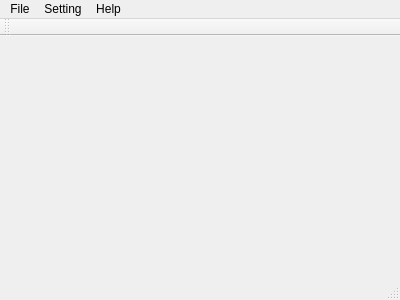
<?xml version="1.0" encoding="UTF-8"?>
<ui version="4.0">
 <class>MainWindow</class>
 <widget class="QMainWindow" name="MainWindow">
  <property name="geometry">
   <rect>
    <x>0</x>
    <y>0</y>
    <width>400</width>
    <height>300</height>
   </rect>
  </property>
  <property name="windowTitle">
   <string>MainWindow</string>
  </property>
  <widget class="QWidget" name="centralWidget"/>
  <widget class="QMenuBar" name="menuBar">
   <property name="geometry">
    <rect>
     <x>0</x>
     <y>0</y>
     <width>400</width>
     <height>23</height>
    </rect>
   </property>
   <widget class="QMenu" name="menuFile">
    <property name="title">
     <string>File</string>
    </property>
    <addaction name="actionOpen"/>
    <addaction name="actionClose"/>
   </widget>
   <widget class="QMenu" name="menuSetting">
    <property name="title">
     <string>Setting</string>
    </property>
    <addaction name="actionTest1"/>
    <addaction name="actionTest2"/>
    <addaction name="separator"/>
   </widget>
   <widget class="QMenu" name="menuHelp">
    <property name="title">
     <string>Help</string>
    </property>
    <addaction name="actionHello"/>
   </widget>
   <addaction name="menuFile"/>
   <addaction name="menuSetting"/>
   <addaction name="menuHelp"/>
  </widget>
  <widget class="QToolBar" name="mainToolBar">
   <attribute name="toolBarArea">
    <enum>TopToolBarArea</enum>
   </attribute>
   <attribute name="toolBarBreak">
    <bool>false</bool>
   </attribute>
  </widget>
  <widget class="QStatusBar" name="statusBar"/>
  <action name="actionOpen">
   <property name="text">
    <string>Open</string>
   </property>
  </action>
  <action name="actionClose">
   <property name="text">
    <string>Close</string>
   </property>
  </action>
  <action name="actionTest1">
   <property name="text">
    <string>test1</string>
   </property>
  </action>
  <action name="actionTest2">
   <property name="text">
    <string>test2</string>
   </property>
  </action>
  <action name="actionHello">
   <property name="text">
    <string>Dialog</string>
   </property>
  </action>
 </widget>
 <layoutdefault spacing="6" margin="11"/>
 <resources/>
 <connections/>
</ui>
